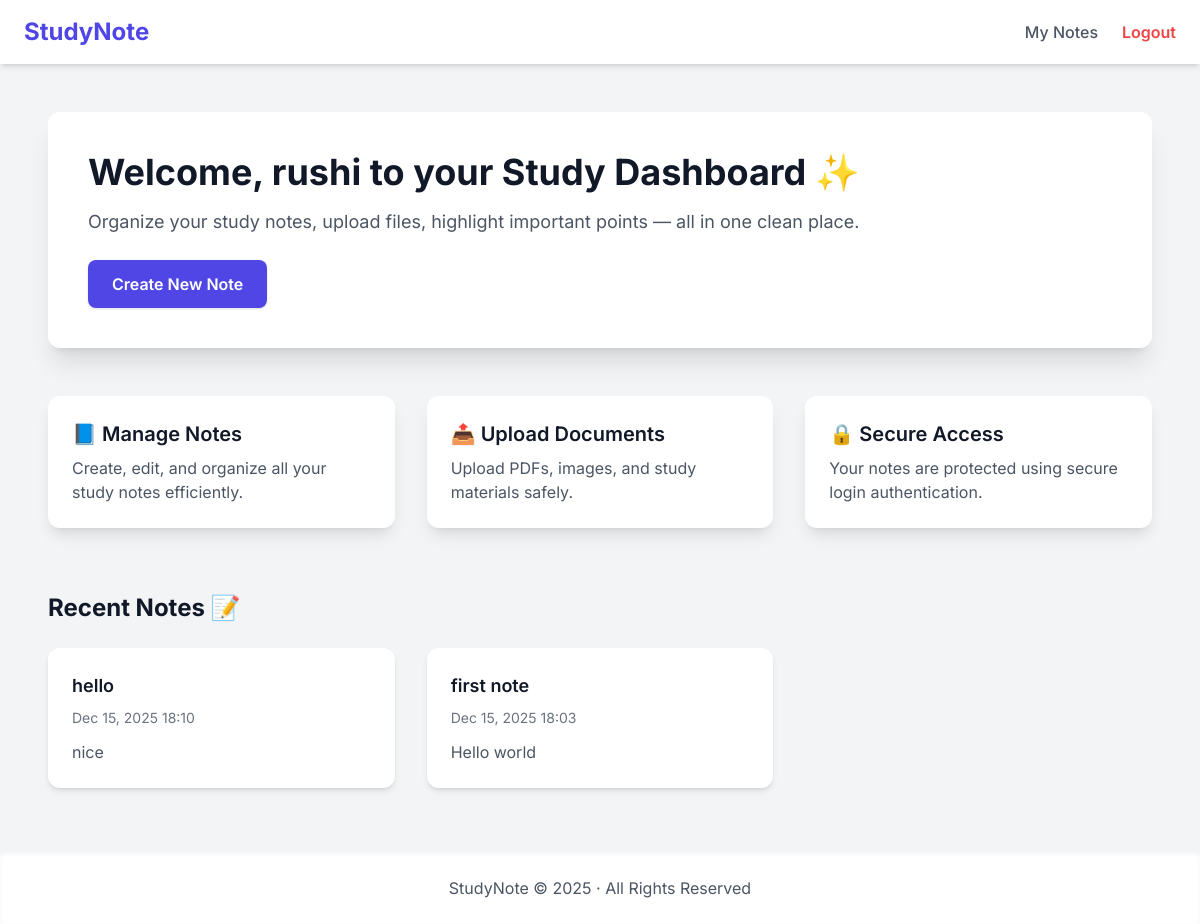
Before: /home/ (signed in) with the older database file.
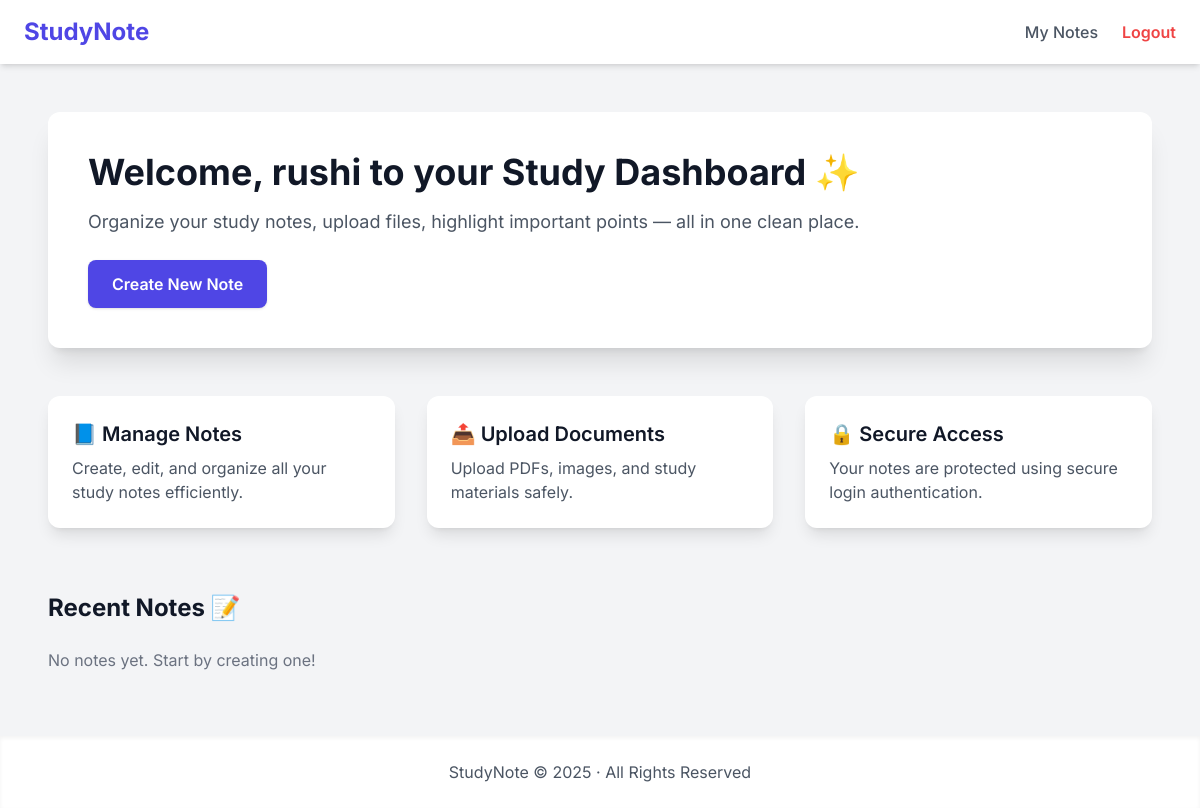
After: the same page with the newer database file.
### Notes/models.py (models this page shows, shortened)
class NotesUserDetails(models.Model):
    username = models.CharField(max_length=50)
    email = models.EmailField(unique=True)
    password = models.CharField(max_length=255)
    created_at = models.DateTimeField(auto_now_add=True)

class StoredNote(models.Model):
    user = models.ForeignKey(
        NotesUserDetails,
        on_delete=models.CASCADE,
        related_name = 'notes',
    )
    title = models.CharField(max_length=50)
    content = models.TextField()
    created_at = models.DateTimeField(auto_now_add=True)

### Notes/views.py (the view)
# urls.py: path('home/',views.home,name='home'),
def home(request):
    if not request.session.get('user_id'):
        return redirect('login')
    user = NotesUserDetails.objects.get(id=request.session['user_id'])
    recent_notes = user.notes.all().order_by('-created_at')[:3]
    return render(request, 'Notes/home.html', {
        'recent_notes': recent_notes
    })

### Notes/templates/Notes/home.html (shortened to what this page needs)
<!DOCTYPE html>
<html lang="en">
<head>
    <script src="https://cdn.tailwindcss.com"></script>
</head>
<body class="bg-gray-100">
    <nav class="bg-white shadow-md px-6 py-4 flex justify-between items-center">
        <h1 class="text-2xl font-bold text-indigo-600">StudyNote</h1>
        <div class="flex items-center space-x-6">
            <a href="{% url 'stored_notes' %}" class="text-gray-600 hover:text-indigo-600 font-medium">My Notes</a>
            <a href="{% url 'logout' %}" class="text-red-500 font-semibold hover:underline">Logout</a>
        </div>
    </nav>
    <section class="max-w-6xl mx-auto mt-12 px-6 fade">
        <div class="bg-white shadow-xl rounded-xl p-10">
            <h2 class="text-4xl font-bold text-gray-900">Welcome, {{ request.session.username }} to your Study Dashboard
                ✨</h2>
            <p class="mt-4 text-gray-600 text-lg">
                Organize your study notes, upload files, highlight important points — all in one clean place.
            </p>
            <a href="{% url 'note_page' %}">
                <button
                    class="mt-6 px-6 py-3 rounded-lg bg-indigo-600 text-white font-semibold shadow hover:bg-indigo-700 transition">
                    Create New Note
                </button>
            </a>
        </div>
    </section>
    <section class="max-w-6xl mx-auto px-6 mt-12 grid grid-cols-1 md:grid-cols-3 gap-8 fade">
        <div class="bg-white shadow-lg rounded-xl p-6 hover:shadow-2xl transition">
            <h3 class="text-xl font-semibold text-gray-900">📘 Manage Notes</h3>
            <p class="text-gray-600 mt-2">Create, edit, and organize all your study notes efficiently.</p>
        </div>
        <div class="bg-white shadow-lg rounded-xl p-6 hover:shadow-2xl transition">
            <h3 class="text-xl font-semibold text-gray-900">📤 Upload Documents</h3>
            <p class="text-gray-600 mt-2">Upload PDFs, images, and study materials safely.</p>
        </div>
        <div class="bg-white shadow-lg rounded-xl p-6 hover:shadow-2xl transition">
            <h3 class="text-xl font-semibold text-gray-900">🔒 Secure Access</h3>
            <p class="text-gray-600 mt-2">Your notes are protected using secure login authentication.</p>
        </div>
    </section>
    <section class="max-w-6xl mx-auto px-6 mt-16 fade">
        <h2 class="text-2xl font-bold text-gray-900 mb-6">
            Recent Notes 📝
        </h2>
        <div class="grid grid-cols-1 md:grid-cols-2 lg:grid-cols-3 gap-8">
            {% for note in recent_notes %}
            <div class="bg-white rounded-xl shadow-md p-6 hover:shadow-lg transition">
                <h3 class="text-lg font-semibold text-gray-900">
                    {{ note.title }}
                </h3>
                <p class="text-gray-500 mt-2 text-sm">
                    {{ note.created_at|date:"M d, Y H:i" }}
                </p>
                <p class="text-gray-600 mt-3 line-clamp-3">
                    {{ note.content|truncatewords:20 }}
                </p>
            </div>
            {% empty %}
            <p class="text-gray-500">
                No notes yet. Start by creating one!
            </p>
            {% endfor %}
        </div>
    </section>
    <footer class="bg-white text-center text-gray-600 py-6 mt-16 shadow-inner">
        StudyNote © 2025 · All Rights Reserved
    </footer>
</body>
</html>

### Notes/templates/Notes/home.html (style rules this page uses)
body { font-family: "Inter", sans-serif; }
.fade { animation: fadeInUp 0.5s ease-in-out forwards; }

Changed rows visible on the page:
removed StoredNote: title "hello", created_at "Dec 15, 2025 18:10", content "nice"
removed StoredNote: title "first note", created_at "Dec 15, 2025 18:03", content "Hello world"
Other visible differences:
text now shown: "No notes yet. Start by creating one!"
